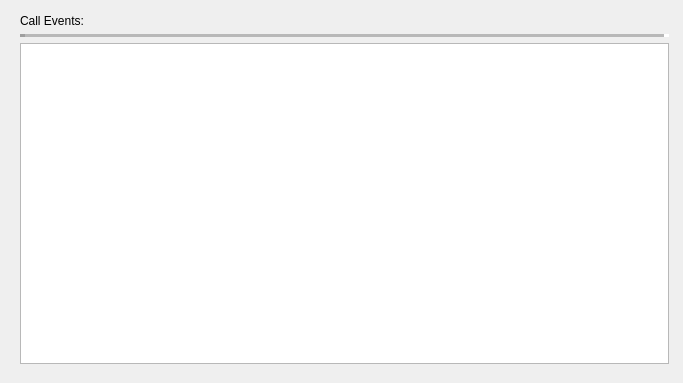
<?xml version="1.0" encoding="UTF-8"?>
<ui version="4.0">
 <class>MainWindow</class>
 <widget class="QMainWindow" name="MainWindow">
  <property name="geometry">
   <rect>
    <x>0</x>
    <y>0</y>
    <width>683</width>
    <height>383</height>
   </rect>
  </property>
  <property name="sizePolicy">
   <sizepolicy hsizetype="Maximum" vsizetype="Maximum">
    <horstretch>0</horstretch>
    <verstretch>0</verstretch>
   </sizepolicy>
  </property>
  <property name="windowTitle">
   <string>MainWindow</string>
  </property>
  <widget class="QWidget" name="centralWidget">
   <widget class="QWidget" name="verticalLayoutWidget">
    <property name="geometry">
     <rect>
      <x>9</x>
      <y>14</y>
      <width>671</width>
      <height>361</height>
     </rect>
    </property>
    <layout class="QVBoxLayout" name="verticalLayout">
     <property name="sizeConstraint">
      <enum>QLayout::SetMaximumSize</enum>
     </property>
     <property name="topMargin">
      <number>0</number>
     </property>
     <item>
      <widget class="QLabel" name="label">
       <property name="text">
        <string>Call Events:</string>
       </property>
      </widget>
     </item>
     <item>
      <widget class="Line" name="line">
       <property name="lineWidth">
        <number>5</number>
       </property>
       <property name="midLineWidth">
        <number>5</number>
       </property>
       <property name="orientation">
        <enum>Qt::Horizontal</enum>
       </property>
      </widget>
     </item>
     <item>
      <widget class="QListView" name="lstRxMsg">
       <property name="sizePolicy">
        <sizepolicy hsizetype="Expanding" vsizetype="Expanding">
         <horstretch>0</horstretch>
         <verstretch>0</verstretch>
        </sizepolicy>
       </property>
      </widget>
     </item>
    </layout>
   </widget>
  </widget>
 </widget>
 <layoutdefault spacing="6" margin="11"/>
 <resources/>
 <connections/>
</ui>
